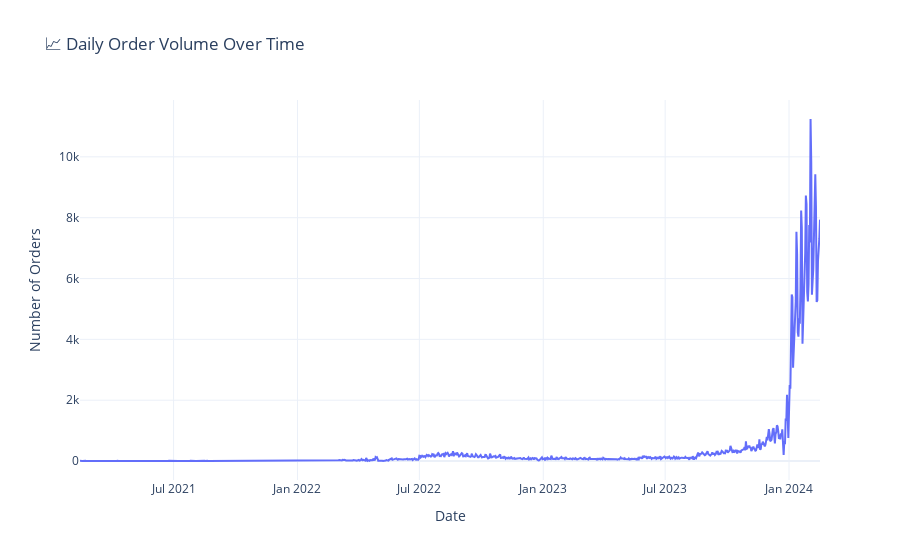

Notebook cell for this chart:
### Code cell
# Orders over time
daily_orders = orders.groupby('date').size().reset_index(name='order_count')
daily_orders['date'] = pd.to_datetime(daily_orders['date'])

fig = px.line(daily_orders, x='date', y='order_count', 
              title='📈 Daily Order Volume Over Time',
              labels={'date': 'Date', 'order_count': 'Number of Orders'})
fig.update_layout(template='plotly_white')
fig.show()

### Figure 1 — Plotly figure (JSON) as saved in the notebook; plotly's stock layout.template omitted (floating-point values rounded to 4 significant figures; data arrays with more than 128 entries replaced by an {"elided": "..."} marker saying what was removed)
{"data": [{"hovertemplate": "Date=%{x}<br>Number of Orders=%{y}<extra></extra>", "legendgroup": "", "line": {"color": "#636efa", "dash": "solid"}, "marker": {"symbol": "circle"}, "mode": "lines", "name": "", "orientation": "v", "showlegend": false, "type": "scatter", "x": {"elided": "1000 str values"}, "xaxis": "x", "y": {"elided": "1000 int values"}, "yaxis": "y"}], "layout": {"legend": {"tracegroupgap": 0}, "title": {"text": "📈 Daily Order Volume Over Time"}, "xaxis": {"anchor": "y", "domain": [0.0, 1.0], "title": {"text": "Date"}}, "yaxis": {"anchor": "x", "domain": [0.0, 1.0], "title": {"text": "Number of Orders"}}}}
